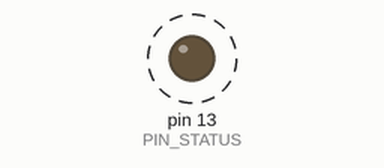
Simulated run of this sketch. Board: Arduino Uno, built with avr-gcc and run on an emulated ATmega328P. Parts: output pins drawn as LEDs (lit = HIGH). Dashed ring = blinking. Pins used as bus, display or sensor lines are not drawn.

Above: at 0.02 s.
Timing chart, 0 to 3.0 s (numbered marks = the images above):
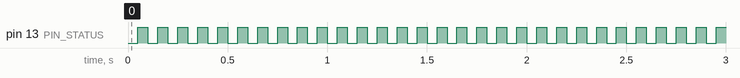

Measured:
- by itself, pin 13 (PIN_STATUS): alternates HIGH for 0.05 s and LOW for 0.05 s

The sketch:

Trigger_Test_01.ino
```cpp
#define PIN_TRIGGER 8
#define PIN_STATUS 13

void setup() {
  pinMode(PIN_TRIGGER, OUTPUT);
  pinMode(PIN_STATUS, OUTPUT);
  digitalWrite(PIN_TRIGGER, HIGH);
  digitalWrite(PIN_STATUS, HIGH);
}

void loop() {
  fire();
  delay(50);
}

void fire() {
  digitalWrite(PIN_TRIGGER, LOW);  // inverse logic
  digitalWrite(PIN_STATUS, LOW);
  delay(50);
  digitalWrite(PIN_TRIGGER, HIGH);
  digitalWrite(PIN_STATUS, HIGH);
}
```
